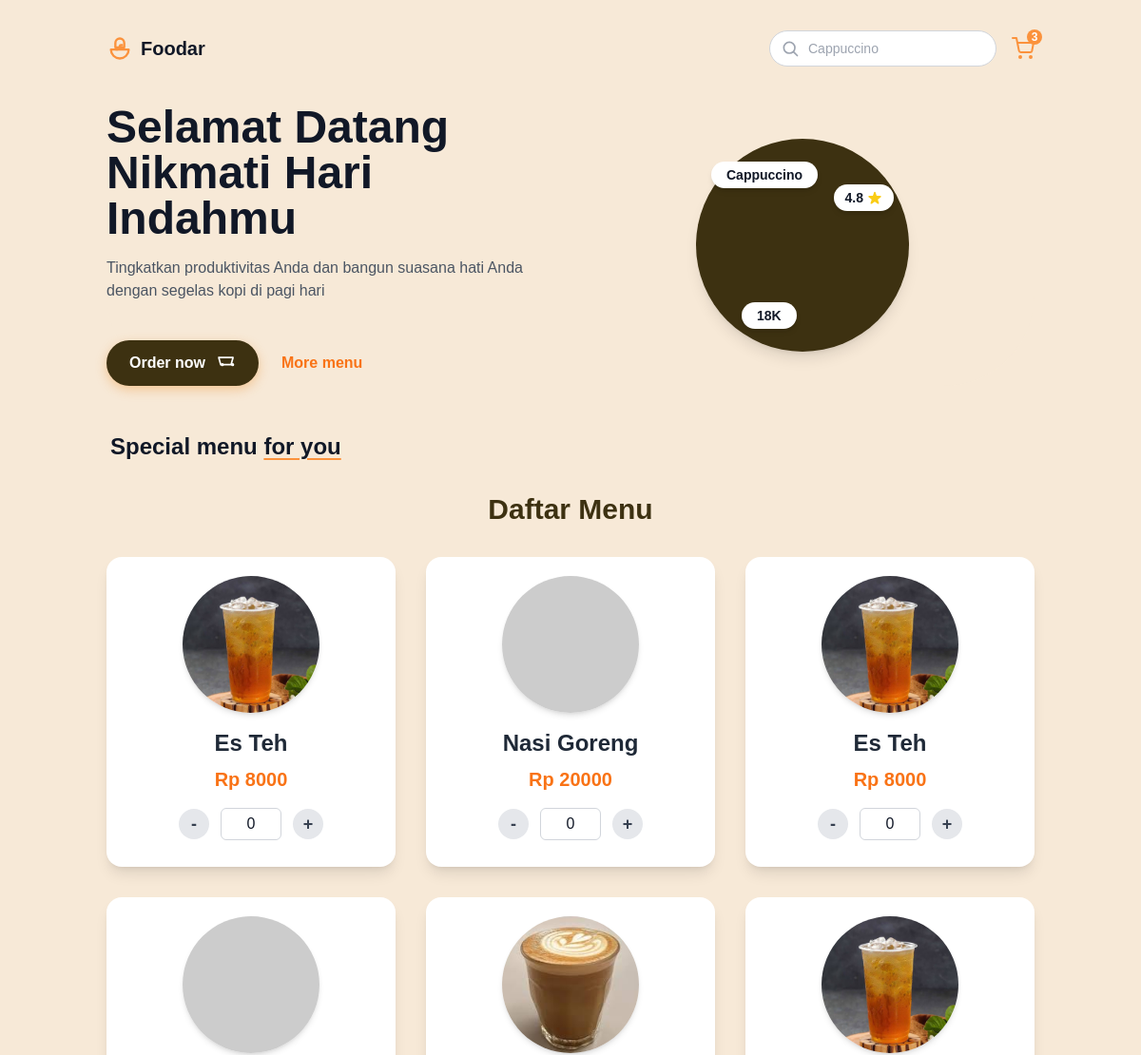
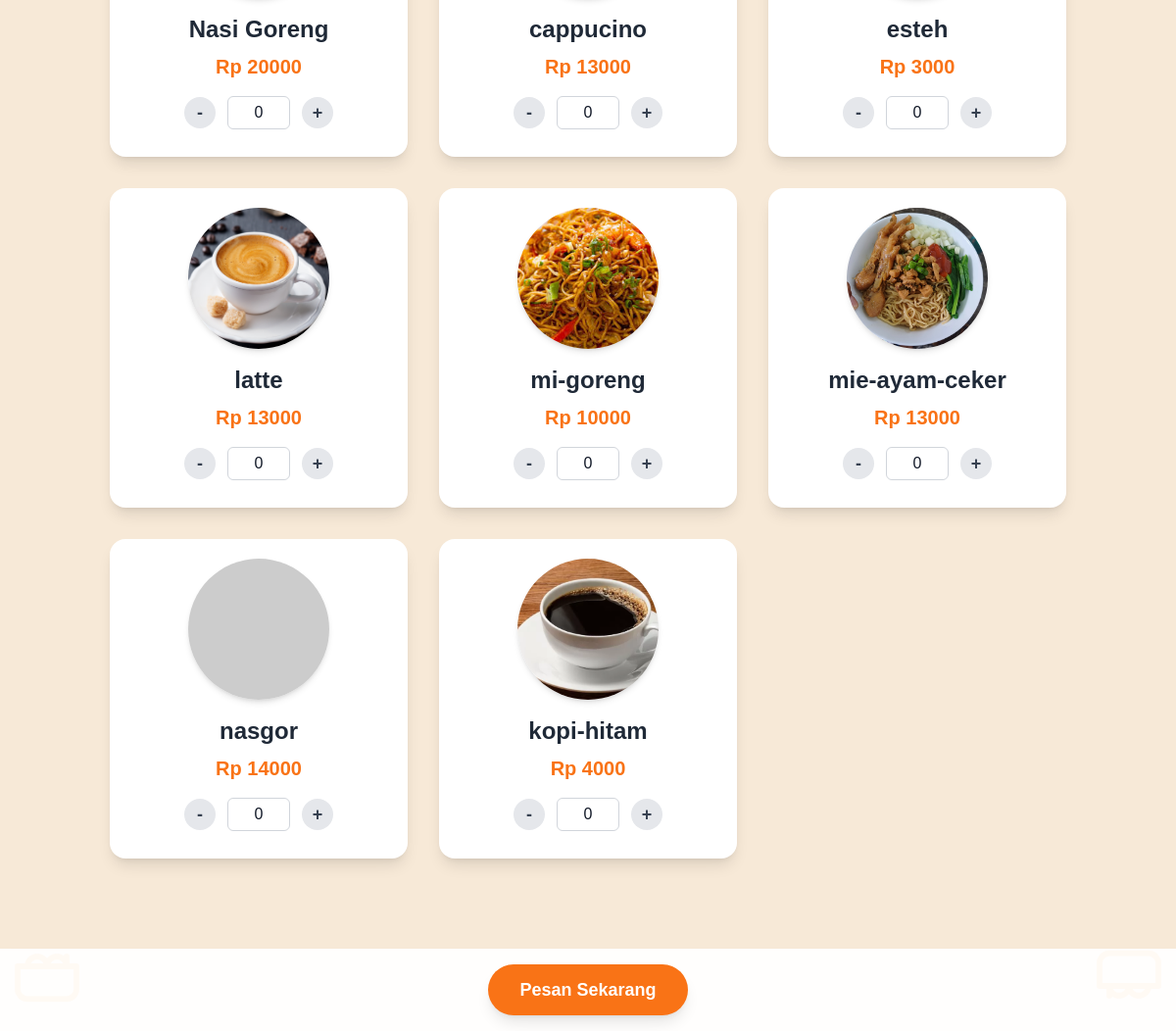
The app's page /meja/1/ with its own data (2 pictures, top to bottom).
### kafe_id/models.py (models this page shows, shortened)
class Menu(models.Model):
    nama = models.CharField(max_length=100)
    harga = models.DecimalField(max_digits=10, decimal_places=2)

### kafe_id/views.py (the view)
# urls.py: path('meja/<int:id>/', tampilkan_menu, name='tampilkan_menu'),
def tampilkan_menu(request, id):
    meja = get_object_or_404(Meja, pk=id)
    menu_items = Menu.objects.all()
    context = {
        'meja': meja,
        'menu_items': menu_items,
    }
    return render(request, 'kafe/menu_list.html', context)

### kafe_id/templates/kafe/menu_list.html (shortened to what this page needs)
{% extends 'base.html' %}
{% load static %}
{% block content %}
<link rel="stylesheet" href="{% static 'css/menu.css' %}">
<body class="bg-[#F7E9D7] text-gray-900 font-custom">
<header class="container mx-auto px-6 pt-8 flex flex-wrap items-center justify-between">
  <div class="flex items-center gap-2">
    <div class="text-xl font-semibold select-none">Foodar</div>
  </div>
  <div class="flex gap-4 items-center mt-4 sm:mt-0">
    <div class="relative">
      <input
        type="search"
        placeholder="Cappuccino"
        class="rounded-full text-sm pl-10 pr-4 py-2 border border-gray-300 focus:outline-none focus:ring-2 focus:ring-orange-300 placeholder:text-gray-400"
        aria-label="Search coffee menu"
      />
    </div>
    <button aria-label="View Cart" class="relative text-orange-400 hover:text-orange-500 transition-colors">
      <svg class="w-6 h-6 stroke-current" fill="none" stroke-width="2" stroke-linecap="round" stroke-linejoin="round" viewBox="0 0 24 24">
        <circle cx="9" cy="21" r="1"></circle>
        <circle cx="20" cy="21" r="1"></circle>
        <path d="M1 1h4l2.68 13.39a2 2 0 0 0 2 1.61h9.72a2 2 0 0 0 1.94-1.46L23 6H6"></path>
      </svg>
      <span class="absolute -top-2 -right-2 bg-orange-400 rounded-full text-white text-xs w-4 h-4 flex items-center justify-center font-bold select-none">3</span>
    </button>
  </div>
</header>
<main class="container mx-auto px-6 pt-10">
  <section class="relative bg-[#F7E9D7] rounded-b-[6rem] mb-12 select-none">
    <div class="flex flex-col md:flex-row md:items-center md:justify-between">
      <div class="md:w-1/2">
        <h1 class="text-4xl sm:text-5xl font-extrabold text-gray-900 mb-4 leading-tight">
          Selamat Datang <br /> Nikmati Hari Indahmu
        </h1>
        <p class="text-gray-600 max-w-md mb-8 sm:mb-10">
          Tingkatkan produktivitas Anda dan bangun suasana hati Anda dengan segelas kopi di pagi hari
        </p>
        <div class="flex items-center gap-6">
          <button class="bg-[#3D3111] text-white px-6 py-3 rounded-full flex items-center gap-3 button-shadow font-semibold hover:bg-[#584611] transition">
            Order now
            <svg class="w-5 h-5" fill="none" stroke="currentColor" stroke-width="2" stroke-linecap="round" stroke-linejoin="round" viewBox="0 0 24 24">
              <circle cx="20" cy="14" r="1" />
              <circle cx="7" cy="14" r="1" />
              <path d="M2.5 5h18l-2.5 9h-13z"/>
            </svg>
          </button>
          <a href="#" class="text-orange-500 font-semibold hover:underline">More menu</a>
        </div>
      </div>
      <div class="md:w-1/2 mt-12 md:mt-0 flex justify-center relative">
        <div class="bg-[#3D3111] rounded-full w-56 h-56 flex items-center justify-center shadow-lg relative">
          <div class="absolute top-6 left-4 bg-white rounded-full px-4 py-1 text-sm font-semibold badge-shadow shadow-md">
            Cappuccino
          </div>
          <div class="absolute top-12 right-4 bg-white rounded-full px-3 py-1 flex items-center gap-1 text-sm font-semibold badge-shadow shadow-md">
            4.8
          </div>
          <div class="absolute bottom-6 left-12 bg-white rounded-full px-4 py-1 text-sm font-semibold badge-shadow shadow-md">
            18K
          </div>
        </div>
      </div>
    </div>
  </section>
  <section class="mb-16 select-none">
    <h2 class="text-2xl font-bold mb-8 pl-1">Special menu <span class="underline decoration-orange-400 decoration-2 underline-offset-4">for you</span></h2>
    <div class="max-w-6xl mx-auto mb-20">
        <h2 class="text-3xl font-bold text-brown-dark mb-8 text-center">Daftar Menu</h2>
        <form id="orderForm" method="POST" action="{% url 'proses_pesanan' %}" class="grid grid-cols-1 sm:grid-cols-2 lg:grid-cols-3 gap-8">
            {% for item in menu_items %}
                <div class="bg-white rounded-2xl p-5 shadow-lg flex flex-col items-center text-center hover:shadow-xl transition-shadow">
                    <img src="/media/{% if item.nama|lower == 'es teh' %}esteh{% elif item.nama|lower == 'nasi goreng' %}nasgor{% elif item.nama|lower == 'mie goreng' %}mi-goreng{% else %}{{ item.nama|lower|cut:" " }}{% endif %}.jpg" alt="{{ item.nama }}" class="w-36 h-36 object-cover rounded-full mb-4 shadow-md" onerror="this.src='https://via.placeholder.com/150?text={{ item.nama|urlencode }}'">
                    <h3 class="text-2xl font-semibold text-gray-800 mb-2">{{ item.nama }}</h3>
                    <p class="text-orange-500 text-xl font-bold mb-4">Rp {{ item.harga|floatformat:0 }}</p>
                    <div class="flex items-center space-x-3 mb-2">
                        <button type="button" class="bg-gray-200 hover:bg-gray-300 text-gray-700 rounded-full w-8 h-8 flex items-center justify-center text-lg font-bold" onclick="updateQuantity(this, -1)">-</button>
                        <input type="number" name="menu_{{ item.id }}" min="0" value="0" class="w-16 text-center border border-gray-300 rounded-md py-1 focus:outline-none focus:ring-2 focus:ring-orange-500">
                        <button type="button" class="bg-gray-200 hover:bg-gray-300 text-gray-700 rounded-full w-8 h-8 flex items-center justify-center text-lg font-bold" onclick="updateQuantity(this, 1)">+</button>
                    </div>
                </div>
            {% empty %}
                <p class="col-span-full text-center text-gray-600">Tidak ada item menu yang tersedia saat ini.</p>
            {% endfor %}
        </form>
    </div>
    <div class="fixed bottom-0 left-0 right-0 bg-white shadow-lg py-4 bg-opacity-95 backdrop-blur-sm">
        <div class="container mx-auto flex justify-center">
            <button type="submit" form="orderForm" class="bg-orange-500 hover:bg-orange-600 text-white font-bold px-8 py-3 rounded-full shadow-lg transition-all transform hover:scale-105 text-lg">
                Pesan Sekarang
            </button>
        </div>
    </div>
  </section>
  <div aria-hidden="true" class="pointer-events-none fixed bottom-4 left-2 opacity-10 select-none">
  </div>
  <div aria-hidden="true" class="pointer-events-none fixed bottom-4 right-2 opacity-10 select-none rotate-180">
  </div>
</main>
</body>
{% endblock %}

### kafe_id/static/css/styles.css (style rules this page uses)
body { font-family: 'Inter', sans-serif; background-color: #f3f4f6; }
.button-shadow { box-shadow: 0 4px 12px rgb(237 147 52 / 0.4); }
.badge-shadow { box-shadow: 0 3px 8px rgb(237 147 52 / 0.25); }
.font-custom { font-family: 'Poppins', sans-serif; }
body { font-family: 'Inter', sans-serif; background-color: #fefbf6; padding-bottom: 6rem; }
.text-brown-dark { color: #4A2C2A; }
input[type="number"] { -moz-appearance: textfield; }

### kafe_id/static/css/menu.css (style rules this page uses)
.text-brown-dark { color: #3D3111; }

### records on screen
Menu: nama "Es Teh", harga "8000"
Menu: nama "Nasi Goreng", harga "20000"
Menu: nama "Es Teh", harga "8000"
Menu: nama "Nasi Goreng", harga "20000"
Menu: nama (picture), nama "cappucino", harga "13000"
Menu: nama (picture), nama "esteh", harga "3000"
Menu: nama (picture), nama "latte", harga "13000"
Menu: nama (picture), nama "mi-goreng", harga "10000"
Menu: nama (picture), nama "mie-ayam-ceker", harga "13000"
Menu: nama "nasgor", harga "14000"
Menu: nama (picture), nama "kopi-hitam", harga "4000"
